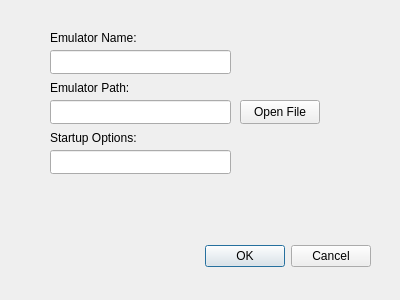
<?xml version="1.0" encoding="UTF-8"?>
<ui version="4.0">
 <class>NewTabDialog</class>
 <widget class="QDialog" name="NewTabDialog">
  <property name="geometry">
   <rect>
    <x>0</x>
    <y>0</y>
    <width>400</width>
    <height>300</height>
   </rect>
  </property>
  <property name="windowTitle">
   <string>Dialog</string>
  </property>
  <widget class="QDialogButtonBox" name="buttonBox">
   <property name="geometry">
    <rect>
     <x>30</x>
     <y>240</y>
     <width>341</width>
     <height>32</height>
    </rect>
   </property>
   <property name="orientation">
    <enum>Qt::Orientation::Horizontal</enum>
   </property>
   <property name="standardButtons">
    <set>QDialogButtonBox::StandardButton::Cancel|QDialogButtonBox::StandardButton::Ok</set>
   </property>
  </widget>
  <widget class="QLineEdit" name="lineEdit">
   <property name="geometry">
    <rect>
     <x>50</x>
     <y>50</y>
     <width>181</width>
     <height>24</height>
    </rect>
   </property>
  </widget>
  <widget class="QLineEdit" name="lineEdit_2">
   <property name="geometry">
    <rect>
     <x>50</x>
     <y>100</y>
     <width>181</width>
     <height>24</height>
    </rect>
   </property>
  </widget>
  <widget class="QPushButton" name="pushButton">
   <property name="geometry">
    <rect>
     <x>240</x>
     <y>100</y>
     <width>80</width>
     <height>24</height>
    </rect>
   </property>
   <property name="text">
    <string>Open File</string>
   </property>
  </widget>
  <widget class="QLineEdit" name="lineEdit_3">
   <property name="geometry">
    <rect>
     <x>50</x>
     <y>150</y>
     <width>181</width>
     <height>24</height>
    </rect>
   </property>
  </widget>
  <widget class="QLabel" name="label">
   <property name="geometry">
    <rect>
     <x>50</x>
     <y>30</y>
     <width>101</width>
     <height>16</height>
    </rect>
   </property>
   <property name="text">
    <string>Emulator Name:</string>
   </property>
  </widget>
  <widget class="QLabel" name="label_2">
   <property name="geometry">
    <rect>
     <x>50</x>
     <y>80</y>
     <width>101</width>
     <height>16</height>
    </rect>
   </property>
   <property name="text">
    <string>Emulator Path:</string>
   </property>
  </widget>
  <widget class="QLabel" name="label_3">
   <property name="geometry">
    <rect>
     <x>50</x>
     <y>130</y>
     <width>101</width>
     <height>16</height>
    </rect>
   </property>
   <property name="text">
    <string>Startup Options:</string>
   </property>
  </widget>
 </widget>
 <resources/>
 <connections>
  <connection>
   <sender>buttonBox</sender>
   <signal>accepted()</signal>
   <receiver>NewTabDialog</receiver>
   <slot>accept()</slot>
   <hints>
    <hint type="sourcelabel">
     <x>248</x>
     <y>254</y>
    </hint>
    <hint type="destinationlabel">
     <x>157</x>
     <y>274</y>
    </hint>
   </hints>
  </connection>
  <connection>
   <sender>buttonBox</sender>
   <signal>rejected()</signal>
   <receiver>NewTabDialog</receiver>
   <slot>reject()</slot>
   <hints>
    <hint type="sourcelabel">
     <x>316</x>
     <y>260</y>
    </hint>
    <hint type="destinationlabel">
     <x>286</x>
     <y>274</y>
    </hint>
   </hints>
  </connection>
 </connections>
</ui>
